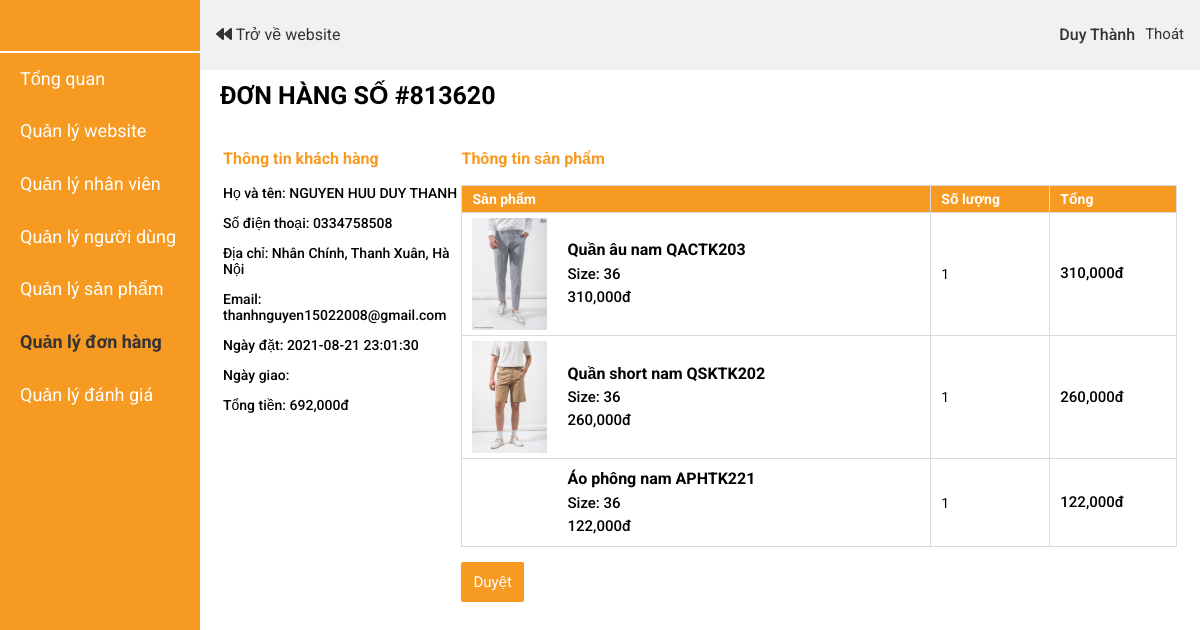
Screenshot of /?controller=quanlydonhangchitiet&id=813620 (signed in) with the database file from the repository.
### tables this page shows
CREATE TABLE `user_order` (
  `id` int(11) NOT NULL,
  `fullname` varchar(100) DEFAULT NULL,
  `address` varchar(200) DEFAULT NULL,
  `email` varchar(100) DEFAULT NULL,
  `phone` varchar(20) DEFAULT NULL,
  `amount` int(11) DEFAULT NULL,
  `status` int(11) DEFAULT NULL,
  `time_order` datetime DEFAULT NULL,
  `time_delivered` datetime DEFAULT NULL,
  `user_id` int(11) DEFAULT NULL,
  `payment_method` int(11) DEFAULT NULL
);

CREATE TABLE `user_order_detail` (
  `id` int(11) NOT NULL,
  `order_id` int(11) DEFAULT NULL,
  `product_id` int(11) DEFAULT NULL,
  `qty` int(11) DEFAULT NULL,
  `price` int(11) DEFAULT NULL,
  `amount` int(11) DEFAULT NULL,
  `size` varchar(10) DEFAULT NULL
);

CREATE TABLE `product` (
  `id` int(11) NOT NULL,
  `name` varchar(200) DEFAULT NULL,
  `price` int(11) DEFAULT NULL,
  `image` varchar(200) DEFAULT NULL,
  `description` varchar(1000) DEFAULT NULL,
  `qty` int(11) DEFAULT NULL,
  `catalog` int(11) DEFAULT NULL,
  `total_rate` float DEFAULT NULL,
  `rate_times` int(11) DEFAULT NULL,
  `image2` varchar(200) DEFAULT NULL,
  `image3` varchar(200) DEFAULT NULL,
  `image4` varchar(200) DEFAULT NULL
);

### Controller/C-quanlydonhangchitiet.php (called while the page is built)
<?php
     $id = $_GET['id'];
     $admin = $database->get('admin', array('id'=>$_SESSION['admin']));
     $customer = $database->get('user_order',array('id'=>$id));
     $customer_detail = $database->get('user_order_detail',array('order_id'=>$id));
     require_once('./View/V-quanlydonhangchitiet.php');
?>

### Model/M-database.php (called while the page is built, shortened)
<?php
    class database{
        protected $conn= null;
        protected $host='localhost';
        protected $user='root';
        protected $pass='';
        protected $dbname='fashiongenz';
        public function connect(){
             $this->conn = new mysqli($this->host,$this->user,$this->pass,$this->dbname);
        }
        public function get($table,$condition=array()){
          $sql= "SELECT * FROM $table ";
          if(!empty($condition)){
               $sql.="WHERE";
               foreach ($condition as $key => $value){
                    $sql.= " $key = '$value' AND";
               }
               $sql= trim($sql,"AND");
          }
          $query = mysqli_query($this->conn, $sql);
          $result=array();
          if ($query){
               while ($row= mysqli_fetch_assoc($query)){
                    $result[]=$row;
               }
          }
          return $result;
     }
    }
?>

### View/V-quanlydonhangchitiet.php (the view, shortened to what this page needs)
<!DOCTYPE html>
<html lang="en">
<head>
    <link rel="stylesheet" href="./Assets/Css/grid.css">
    <link rel="stylesheet" href="./Assets/Css/base.css">
    <link rel="stylesheet" href="./Assets/Css/main.css">
    <link rel="stylesheet" href="./Assets/Css/responsive.css">
    <link rel="stylesheet" href="https://cdn.rawgit.com/daneden/animate.css/v3.1.0/animate.min.css">
    <link rel="stylesheet" href="https://cdnjs.cloudflare.com/ajax/libs/normalize/8.0.1/normalize.min.css" />
    <link rel="stylesheet" href="./Assets/Fonts/fontawesome-free-5.15.3-web/css/all.min.css">
</head>
<body>
    <div class="grid">
        <div class="row no-gutters">
            <div class="col l-2 m-0 c-0">
                <div class="admin-menu">
                    <ul class="admin-menu__list">
                        <li class="admin-menu__item">
                            <a href="#" class="admin-menu__item-link admin-menu__item-link-has-img">
                            </a>
                        </li>
                        <li class="admin-menu__item">
                            <a href="?controller=trangquantri" class="admin-menu__item-link">Tổng quan</a>
                        </li>
                        <li id="menu1" class="admin-menu__item">
                            <a href="#" class="admin-menu__item-link">Quản lý website</a>
                        </li>
                        <li id="menu1" class="admin-menu__item">
                            <a href="?controller=quanlynhanvien" class="admin-menu__item-link">Quản lý nhân viên</a>
                        </li>
                        <li id="menu1" class="admin-menu__item">
                            <a href="?controller=quanlynguoidung" class="admin-menu__item-link">Quản lý người dùng</a>
                        </li>
                        <li class="admin-menu__item">
                            <a href="?controller=quanlysanpham" class="admin-menu__item-link">Quản lý sản phẩm</a>
                        </li>
                        <li class="admin-menu__item">
                            <a href="?controller=quanlydonhang" class="admin-menu__item-link active">Quản lý đơn hàng</a>
                        </li>
                        <li class="admin-menu__item">
                            <a href="?controller=quanlydanhgia" class="admin-menu__item-link">Quản lý đánh giá</a>
                        </li>
                    </ul>
                </div>
            </div>
            <div class="col l-10 m-12 c-12">
                <div class="admin-header">
                        <div class="admin-header__sections">
                            <a href="?controller=trangchu" class="admin-header__back-to-website"><i class="fas fa-backward"></i> Trở về website</a>
                        </div>
                        <div class="admin-header__admin-info">
                            <h3 class="admin-header__admin-name"><?php echo $admin[0]['fullname'] ?></h3>
                            <a href="?controller=dangxuatquantri" class="admin-header__admin-logout">Thoát</a>
                        </div>
                    </div>
                <div class="admin-content">
                    <div class="row no-gutters">
                        <div class="col l-12 m-12 c-12">
                            <h3 class="admin-content__heading wow fadeInUp" data-wow-duration=".5s"  data-wow-delay=".1s">Đơn hàng số #<?php echo $id ?></h3><br>
                            <div style="margin: 0 3px;" class="row">
                                <div class="col l-3 m-12 c-12">
                                    <div class="package__info-user wow fadeInLeft" data-wow-duration=".5s"  data-wow-delay=".2s">
                                        <h3 class="package__info-user-heading">Thông tin khách hàng</h3>
                                        <p class="package__info-user-show">Họ và tên: <?php echo $customer[0]['fullname'] ?></p>
                                        <p class="package__info-user-show">Số điện thoại: <?php echo $customer[0]['phone'] ?></p>
                                        <p class="package__info-user-show">Địa chỉ: <?php echo $customer[0]['address'] ?></p>
                                        <p class="package__info-user-show">Email: <?php echo $customer[0]['email'] ?></p>
                                        <p class="package__info-user-show">Ngày đặt: <?php echo $customer[0]['time_order'] ?></p>
                                        <p class="package__info-user-show">Ngày giao: <?php echo $customer[0]['time_delivered'] ?></p>
                                        <p class="package__info-user-show">Tổng tiền: <?php echo number_format($customer[0]['amount']) ?>đ</p>
                                    </div>
                                </div>
                                <div class="col l-9 m-12m c-12 wow fadeInRight" data-wow-duration=".5s"  data-wow-delay=".2s">
                                    <h3 class="package__info-user-heading">Thông tin sản phẩm</h3>
                                    <div class="cart-table">
                                        <table>
                                            <thead>
                                                <tr>
                                                    <th>Sản phẩm</th>
                                                    <th>Số lượng</th>
                                                    <th>Tổng</th>
                                                </tr>
                                            </thead>
                                            <tbody>
                                                <?php
                                                    foreach ($customer_detail as $key => $value){
                                                    $product_detail = $database->get('product',array('id'=>$value['product_id']));
                                                ?>
                                                    <tr>
                                                        <td>
                                                            <div class="cart-product">
                                                                <img src="<?php echo $product_detail[0]['image'] ?>" alt="" class="cart-product__img">
                                                                <div class="cart-product__info">
                                                                    <p class="cart-product__info-name"><?php echo $product_detail[0]['name'] ?></p>
                                                                    <p class="cart-product__info-size">Size: <?php echo $value['size'] ?></p>
                                                                    <p class="cart-product__info-price"><?php echo number_format($value['price']) ?>đ</p>
                                                                </div>
                                                            </div>
                                                        </td>
                                                        <td>
                                                            <div class="cart-product__qty">
                                                                <p class="cart-product__qty-info"><?php echo $value['qty'] ?></p>
                                                            </div>
                                                        </td>
                                                        <td>
                                                            <p class="cart-product__total"><?php echo number_format($value['amount']) ?>đ</p>
                                                        </td>
                                                    </tr>
                                                <?php } ?>
                                            </tbody>
                                        </table>
                                    </div>
                                        <?php if ($customer[0]['status']==0){ ?>
                                            <a class="confirm-package_btn" href="?controller=xulidonhangchitiet&id=<?php echo $id ?>">Duyệt</a>
                                        <?php } ?>
                                </div>
                            </div>
                        </div>
                    </div>
                </div>
            </div>
        </div>
    </div>
</body>
</html>

### Assets/Css/grid.css (style rules this page uses)
.grid { width: 100%; display: block; padding: 0; }
.row { display: flex; flex-wrap: wrap; margin-left: -4px; margin-right: -4px; }
.row.no-gutters { margin-left: 0; margin-right: 0; }
.col { padding-left: 4px; padding-right: 4px; }
.row.no-gutters .col { padding-left: 0; padding-right: 0; }
.c-0 { display: none; }
.c-12 { flex: 0 0 100%; max-width: 100%; }
@media (min-width: 740px) { .row { margin-left: -8px; margin-right: -8px; } }
@media (min-width: 740px) { .col { padding-left: 8px; padding-right: 8px; } }
@media (min-width: 740px) { .m-0 { display: none; } }
@media (min-width: 740px) { .m-1, .m-2, .m-3, .m-4, .m-5, .m-6, .m-7, .m-8, .m-9, .m-10, .m-11, .m-12 { display: block; } }
@media (min-width: 740px) { .m-12 { flex: 0 0 100%; max-width: 100%; } }
@media (min-width: 1113px) { .row { margin-left: -12px; margin-right: -12px; } }
@media (min-width: 1113px) { .col { padding-left: 12px; padding-right: 12px; } }
@media (min-width: 1113px) { .l-1, .l-2, .l-2-4, .l-3, .l-4, .l-5, .l-6, .l-7, .l-8, .l-9, .l-10, .l-11, .l-12 { display: block; } }
@media (min-width: 1113px) { .l-2 { flex: 0 0 16.66667%; max-width: 16.66667%; } }
@media (min-width: 1113px) { .l-3 { flex: 0 0 25%; max-width: 25%; } }
@media (min-width: 1113px) { .l-9 { flex: 0 0 75%; max-width: 75%; } }
@media (min-width: 1113px) { .l-10 { flex: 0 0 83.33333%; max-width: 83.33333%; } }
@media (min-width: 1113px) { .l-12 { flex: 0 0 100%; max-width: 100%; } }

### Assets/Css/base.css (style rules this page uses)
:root { --white-color: #fff; --black-color: #000; --text-color: #333; --primary-color: #f79a21; --border-color: #dbdbdb; --header-height: 70px; }
* { box-sizing: inherit; scroll-behavior: smooth; user-select: none; -webkit-user-select: none; -webkit-tap-highlight-color: transparent; }
html { font-size: 62.5%; line-height: 1.6; font-family: 'Roboto', sans-serif; box-sizing: border-box; }

### rows the page displays
user_order: fullname "NGUYEN HUU DUY THANH", phone "0334758508", address "Nhân Chính, Thanh Xuân, Hà Nội", email "thanhnguyen15022008@gmail.com", time_order "2021-08-21 23:01:30", amount "692,000"
user_order_detail: product.image (picture), product.name "Quần âu nam QACTK203", size "36", price "310,000", qty "1", amount "310,000"
user_order_detail: product.image (picture), product.name "Quần short nam QSKTK202", size "36", price "260,000", qty "1", amount "260,000"
user_order_detail: product.name "Áo phông nam APHTK221", size "36", price "122,000", qty "1", amount "122,000"

### other values shown
$admin[0]['fullname'] "Duy Thành"
$id "813620"
